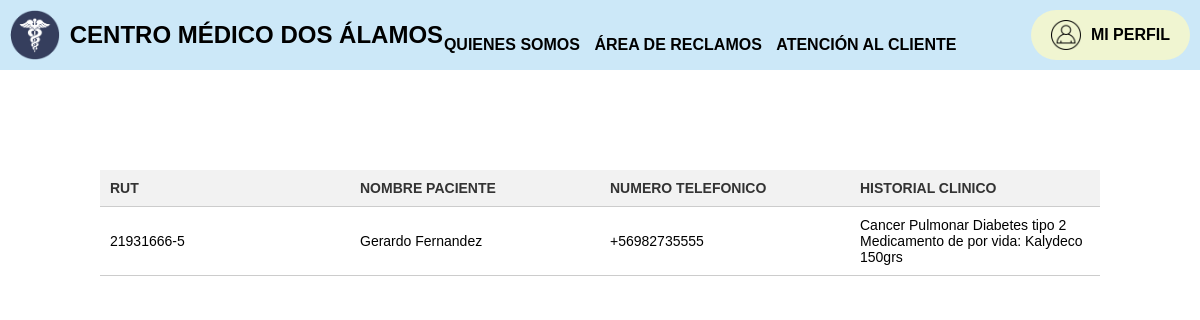
The app's page /historialclinicopaciente4/ with its own data.
### CentroClinico/models.py (models this page shows, shortened)
class Pacientecli(models.Model):
    id_paciente=models.AutoField(primary_key=True)
    rut=models.CharField(max_length=12)
    nombre_paciente=models.CharField(max_length=100)
    fecha_nac=models.DateField()
    genero=models.ForeignKey(GeneroPaciente, on_delete=models.SET_NULL, null=True)
    numero_telefonico=models.CharField(max_length=13)
    historial_clinico=models.TextField(default='Antecedentes Clinicos')

### CentroClinico/views.py (the view)
# urls.py: path('historialclinicopaciente<id>/', historialclinico, name="historialclinicopaciente"),
def historialclinico(request, id):
    paciente = Pacientecli.objects.get(id_paciente=id)
    contexto = {
        'paciente': paciente
    }
    return render(request, 'medico/historialclinicopaciente.html', contexto)

### CentroClinico/templates/medico/historialclinicopaciente.html (shortened to what this page needs)
{% load static %}
<!DOCTYPE html>
<html lang="es">
<head>
    <link rel="stylesheet" href={% static 'css/micss.css'%}>
</head>
<body>
    <header>
        <a href="{% url 'index' %}" class="logo">
            <img src="{% static 'img/clinica.png' %}" alt="logo">
            <h2 class="nombre-empresa">CENTRO MÉDICO DOS ÁLAMOS</h2>
        </a>
        <nav>
            <a href="#" class="nav-link">QUIENES SOMOS</a>
            <a href="#" class="nav-link">ÁREA DE RECLAMOS</a>
            <a href="#" class="nav-link">ATENCIÓN AL CLIENTE</a>
            <a href="{% url 'perfilmedico' %}" class="boton-enlace">
                <span class="contenido-enlace">
                    <img src="{% static 'img/perfil.png' %}" class="imagen-enlace">
                    <span class="texto-enlace">MI PERFIL</span>
                </span>
            </a>
        </nav>
    </header>
    <div class="table-container">
        <div class="table-wrapper">
            <div class="table-responsive">
                <table class="table">
                    <thead>
                    <tr>
                        <th>RUT</th>
                        <th>Nombre paciente</th>
                        <th>Numero telefonico</th>
                        <th>Historial clinico</th>
                    </tr>
                    </thead>
                    <tbody>
                    <tr>
                        <td>{{ paciente.rut }}</td>
                        <td>{{ paciente.nombre_paciente }}</td>
                        <td>{{ paciente.numero_telefonico }}</td>
                        <td>{{ paciente.historial_clinico }}</td>
                    </tr>
                    </tbody>
                </table>
            </div>
        </div>
    </div>
</body>

### CentroClinico/static/css/micss.css (style rules this page uses)
* { margin: 0; padding: 0; box-sizing: border-box; }
table { color: black; font-size: 14px; table-layout: fixed; border-collapse: collapse; }
th { padding: 20px 15px; font-weight: 700; text-transform: uppercase; }
td { padding: 15px; border-bottom: solid 1px rgba(255, 255, 255, 255); }
tbody tr { cursor: pointer; }
body { font-family: sans-serif; margin: 0; }
a { text-decoration: none; color: black }
header { display: flex; min-height: 70px; background-color: #CCE8F8; justify-content: space-between; align-items: center; padding: 10px; }
.logo { display: flex; align-items: center; }
.logo img { height: 50px; margin-right: 10px; }
nav a { font-weight: 600; padding-right: 10px; }
.boton-enlace { display: inline-block; padding: 10px 20px; background-color: #F0F5D1; color: rgb(0, 0, 0); text-decoration: none; border-radius: 50px; margin-left: 60px; }
.contenido-enlace { display: flex; align-items: center; justify-content: center; }
.texto-enlace { margin-left: 10px; }
.imagen-enlace { width: 30px; }
.table-container { display: flex; justify-content: center; align-items: center; height: 25vh; }
.table-wrapper { width: 100%; max-width: 1000px; transform: translateY(50%); }
.table { width: 100%; border-collapse: collapse; text-align: left; }
.table thead th { background-color: #f2f2f2; color: #333; font-weight: bold; padding: 10px; border-bottom: 1px solid #ccc; }
.table tbody td { padding: 10px; border-bottom: 1px solid #ccc; width: 100%; border-collapse: separate; border-spacing: 0; }
.table-responsive { overflow-x: auto; max-width: 100%; }

### records on screen
Pacientecli: rut "21931666-5", nombre_paciente "Gerardo Fernandez", numero_telefonico "+56982735555", historial_clinico "Cancer Pulmonar Diabetes tipo 2 Medicamento de por vida: Kalydeco 150grs"
